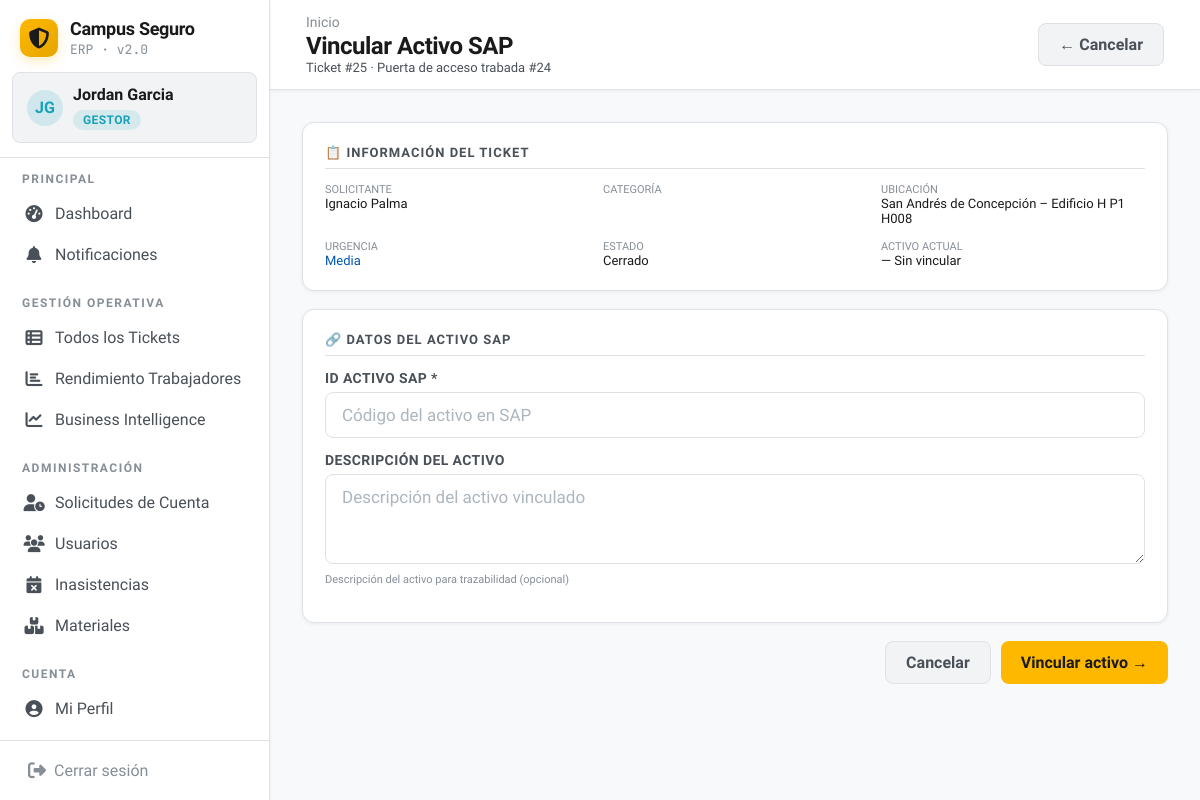
Page /gestor/tickets/25/vincular-activo/ (signed in) on the committed database.
### app/models.py (models this page shows, shortened)
class Usuario(AbstractUser):
    VINCULO_CHOICES = [
        ('alumno', 'Alumno'),
        ('docente', 'Docente'),
        ('administrativo', 'Administrativo'),
        ('funcionario', 'Funcionario'),
    ]
    JORNADA_CHOICES = [
        ('diurna', 'Diurna'),
        ('vespertina', 'Vespertina'),
        ('mixta', 'Mixta'),
    ]
    rol = models.ForeignKey(Rol, on_delete=models.PROTECT, related_name="usuarios", null=True, blank=True)
    rut = models.CharField(max_length=12, unique=True)
    telefono = models.CharField(max_length=15, blank=True, null=True)
    correo_institucional = models.EmailField(unique=True)
    vinculo = models.CharField(max_length=20, choices=VINCULO_CHOICES, blank=True, null=True)
    carrera = models.ForeignKey(
        'Carrera', on_delete=models.SET_NULL, null=True, blank=True,
        related_name='alumnos',
    )
    jornada = models.CharField(max_length=15, choices=JORNADA_CHOICES, blank=True, null=True)
    sede = models.ForeignKey(Sede, on_delete=models.SET_NULL, blank=True, null=True, related_name='estudiantes_funcionarios')
    escuela = models.ForeignKey(Escuela, on_delete=models.SET_NULL, related_name="usuarios", null=True, blank=True)
    departamento = models.ForeignKey(
        Departamento,
        on_delete=models.SET_NULL,
        null=True,
        blank=True,
        related_name="usuarios"
    )
    especialidades = models.ManyToManyField(
        Especialidad,
        through='EspecialidadUsuario',
        blank=True,
        related_name='tecnicos'
    )
    turno = models.CharField(max_length=50, blank=True, null=True)  # mañana / tarde / noche
    estado_cuenta = models.ForeignKey(
        EstadoCatalogo,
        on_delete=models.PROTECT,
        related_name='usuarios',
        limit_choices_to={'entidad': 'cuenta'},
    )
    fecha_registro = models.DateTimeField(auto_now_add=True)
    fecha_aprobacion = models.DateTimeField(null=True, blank=True)
    aprobado_por = models.ForeignKey('self', on_delete=models.SET_NULL, null=True, blank=True, related_name='cuentas_aprobadas')
    activo = models.BooleanField(default=True)
    auth0_sub = models.CharField(
        max_length=120,
        unique=True,
        null=True,
        blank=True,
        verbose_name='Auth0 Subject ID',
        help_text='Identificador único del usuario en Auth0. Se asigna automáticamente al registrar vía Auth0.',
    )
    objects = UsuarioManager()

class Rol(models.Model):
    nombre = models.CharField(max_length=50, verbose_name="Nombre del Rol")
    codigo = models.CharField(max_length=30, unique=True, verbose_name="Código Operacional")  # ej: 'mantencion', 'guardia', 'gestor'
    class Meta:
        verbose_name = "Rol"
        verbose_name_plural = "Roles"

class Ticket(models.Model):
    URGENCIA_CHOICES = [
        ('baja', 'Baja'),
        ('media', 'Media'),
        ('alta', 'Alta'),
        ('critica', 'Crítica'),
    ]
    PAUSA_CHOICES = [
        ('material', 'En Pausa – Aprobación de materiales'),
        ('personal', 'En Pausa – Personal técnico'),
        ('nivel_mayor', 'En Pausa – Peritaje (análisis técnico)'),
        ('externalizacion', 'En Pausa – Requiere externalización'),
    ]
    creado_por = models.ForeignKey(Usuario, on_delete=models.PROTECT, related_name='tickets_creados')
    asignado_a = models.ForeignKey(Usuario, on_delete=models.SET_NULL, null=True, blank=True, related_name='tickets_asignados')
    validado_por = models.ForeignKey(Usuario, on_delete=models.SET_NULL, null=True, blank=True, related_name='tickets_validados')
    gestor_responsable = models.ForeignKey(Usuario, on_delete=models.PROTECT, null=True, blank=True, related_name='tickets_gestionados')
    estado = models.ForeignKey(
        EstadoCatalogo,
        on_delete=models.PROTECT,
        related_name='tickets_estado',
        limit_choices_to={'entidad': 'ticket'},
    )
    sub_estado = models.ForeignKey(
        EstadoCatalogo,
        on_delete=models.SET_NULL,
        null=True, blank=True,
        related_name='tickets_sub_estado',
        limit_choices_to={'entidad': 'ticket_sub'},
    )
    estado_pausa = models.CharField(max_length=120, blank=True, null=True)
    motivo_pausa = models.TextField(blank=True, null=True)
    comentario_reactivacion = models.TextField(blank=True, null=True)
    ubicacion = models.ForeignKey(Ubicacion, on_delete=models.PROTECT, related_name='tickets')
    categoria = models.ForeignKey(CategoriaTicket, on_delete=models.PROTECT, related_name='tickets')
    urgencia = models.CharField(max_length=10, choices=URGENCIA_CHOICES, default='media', db_index=True)
    titulo = models.CharField(max_length=200)
    descripcion = models.TextField()
    afecta_clase = models.BooleanField(default=False)
    riesgo_electrico = models.BooleanField(default=False)
    riesgo_estructural = models.BooleanField(default=False)
    riesgo_accesibilidad = models.BooleanField(default=False)
    foto_evidencia = models.ImageField(upload_to='tickets/evidencia/', null=True, blank=True)
    id_activo_sap = models.CharField(max_length=50, blank=True, null=True)
    inicio_trabajo_at = models.DateTimeField(null=True, blank=True)
    created_at = models.DateTimeField(auto_now_add=True)
    updated_at = models.DateTimeField(auto_now=True)
    cerrado_at = models.DateTimeField(null=True, blank=True)
    cancelado_at = models.DateTimeField(null=True, blank=True)
    deleted_at = models.DateTimeField(null=True, blank=True, db_index=True)
    class Meta:
        ordering = ['-created_at']
    def get_estado_display(self):
        return self.estado.nombre_display if self.estado_id else ''

class Ubicacion(models.Model):
    piso = models.ForeignKey(Piso, on_delete=models.CASCADE, related_name='ubicaciones')
    tipo = models.ForeignKey(TipoUbicacion, on_delete=models.PROTECT, related_name='ubicaciones')
    sala = models.CharField(max_length=50) # Ej: "E001", "Baño P2"
    id_sap = models.CharField(max_length=50, unique=True, blank=True, null=True)
    capacidad = models.PositiveIntegerField(blank=True, null=True)
    class Meta:
        unique_together = ('piso', 'sala')
        ordering = ['piso__edificio__sede', 'piso__edificio', 'piso__numero', 'sala']
        verbose_name = 'Ubicación'
        verbose_name_plural = 'Ubicaciones'
    def __str__(self):
        return f"{self.piso.edificio.sede.nombre} – {self.piso.edificio.nombre} P{self.piso.numero} {self.sala}"

class Piso(models.Model):
    edificio = models.ForeignKey(Edificio, on_delete=models.CASCADE, related_name='pisos')
    numero = models.CharField(max_length=10) # Ej: "1", "2", "Subterráneo"
    class Meta:
        verbose_name = 'Piso'
        verbose_name_plural = 'Pisos'
        unique_together = ('edificio', 'numero')

class Edificio(models.Model):
    sede = models.ForeignKey(Sede, on_delete=models.CASCADE, related_name='edificios')
    nombre = models.CharField(max_length=100) # Ej: "Edificio E", "Edificio H"
    class Meta:
        verbose_name = 'Edificio'
        verbose_name_plural = 'Edificios'
        unique_together = ('sede', 'nombre')

class Sede(models.Model):
    nombre = models.CharField(max_length=100, unique=True)
    direccion = models.CharField(max_length=250, blank=True, null=True)
    class Meta:
        verbose_name = 'Sede'
        verbose_name_plural = 'Sedes'

class EstadoCatalogo(models.Model):
    ENTIDAD_CHOICES = [
        ('ticket', 'Ticket'),
        ('ticket_sub', 'Sub-estado de Ticket'),
        ('cuenta', 'Cuenta de Usuario'),
        ('asignacion', 'Asignación de Ticket'),
        ('inasistencia', 'Inasistencia'),
        ('material_faltante', 'Material Faltante'),
    ]
    entidad = models.CharField(max_length=20, choices=ENTIDAD_CHOICES)
    codigo = models.CharField(max_length=30)
    nombre_display = models.CharField(max_length=100)
    descripcion = models.CharField(max_length=300, blank=True, null=True)
    es_inicial = models.BooleanField(default=False)
    es_final = models.BooleanField(default=False)
    orden = models.PositiveIntegerField(default=0)
    color_hex = models.CharField(max_length=7, blank=True, null=True)
    activo = models.BooleanField(default=True)
    class Meta:
        unique_together = ('entidad', 'codigo')
        ordering = ['entidad', 'orden']
        verbose_name = 'Estado del Catálogo'
        verbose_name_plural = 'Catálogo de Estados'

### app/views.py (the view, shortened to what this page needs)
# urls.py: path('gestor/tickets/<int:pk>/vincular-activo/', views.vincular_activo_ticket, name='vincular_activo'),
@login_required
@rol_requerido('gestor')
def vincular_activo_ticket(request, pk):
    ticket = get_object_or_404(Ticket, pk=pk, deleted_at__isnull=True)
    form = VincularActivoForm(request.POST or None, initial={'id_activo_sap': ticket.id_activo_sap})
    return render(request, 'app/vincular_activo.html', {'form': form, 'ticket': ticket})

### app/templates/app/vincular_activo.html (shortened to what this page needs)
{% extends 'app/base.html' %}
{% block page_title %}Vincular Activo SAP{% endblock %}
{% block page_subtitle %}Ticket #{{ ticket.pk }} · {{ ticket.titulo }}{% endblock %}
{% block topbar_actions %}
<a href="{% url 'app:gestor_tickets' %}" class="btn btn-ghost">← Cancelar</a>
{% endblock %}
{% block content %}
<div class="card" style="margin-bottom: 18px">
  <div class="form-section-title">📋 Información del ticket</div>
  <div
    style="
      display: grid;
      grid-template-columns: 1fr 1fr 1fr;
      gap: 14px;
      font-size: 13px;
    "
  >
    <div>
      <div style="color: var(--text-muted); font-size: 11px">SOLICITANTE</div>
      {{ ticket.creado_por.get_full_name }}
    </div>
    <div>
      <div style="color: var(--text-muted); font-size: 11px">CATEGORÍA</div>
    </div>
    <div>
      <div style="color: var(--text-muted); font-size: 11px">UBICACIÓN</div>
      {{ ticket.ubicacion }}
    </div>
    <div>
      <div style="color: var(--text-muted); font-size: 11px">URGENCIA</div>
      <span class="urgencia-{{ ticket.urgencia }}"
        >{{ ticket.get_urgencia_display }}</span
      >
    </div>
    <div>
      <div style="color: var(--text-muted); font-size: 11px">ESTADO</div>
      {{ ticket.get_estado_display }}
    </div>
    <div>
      <div style="color: var(--text-muted); font-size: 11px">ACTIVO ACTUAL</div>
      {{ ticket.id_activo_sap|default:'— Sin vincular' }}
    </div>
  </div>
</div>
<form method="post">
  <div class="card" style="margin-bottom: 18px">
    <div class="form-section-title">🔗 Datos del activo SAP</div>
    <div style="margin-bottom: 14px">
      <label class="form-label">{{ form.id_activo_sap.label }} *</label>
      {{ form.id_activo_sap }}
    </div>
    <div style="margin-bottom: 14px">
      <label class="form-label">{{ form.descripcion_activo.label }}</label>
      {{ form.descripcion_activo }}
      <div style="font-size: 11px; color: var(--text-muted); margin-top: 4px">
        Descripción del activo para trazabilidad (opcional)
      </div>
    </div>
  </div>
  <div style="display: flex; justify-content: flex-end; gap: 10px">
    <a href="{% url 'app:gestor_tickets' %}" class="btn btn-ghost">Cancelar</a>
    <button type="submit" class="btn btn-primary">Vincular activo →</button>
  </div>
</form>
{% endblock %}

### app/templates/app/base.html (shortened to what this page needs)
<!DOCTYPE html>
<html lang="es">
<head>
<link rel="stylesheet" href="https://cdnjs.cloudflare.com/ajax/libs/font-awesome/6.7.2/css/all.min.css">
</head>
<body>
{% if user.is_authenticated %}
<div class="layout">
  <aside class="sidebar">
    <div class="sb-brand">
      <div class="logo"><i class="fa-solid fa-shield-halved" style="color:#1a1a1a;font-size:21px;"></i></div>
      <div>
        <div class="name">Campus Seguro</div>
        <div class="sub">ERP · v2.0</div>
      </div>
    </div>
    <div class="sb-user-header">
      <div class="avatar role-{{ user.rol.codigo }}">{{ user.first_name|first|upper }}{{ user.last_name|first|upper }}</div>
      <div class="user-info">
        <div class="uname">{{ user.get_full_name|default:user.username }}</div>
        <div class="role-badge role-{{ user.rol.codigo }}">{{ user.rol.nombre|default:"Sin Rol" }}</div>
      </div>
    </div>
    <div class="sb-divider"></div>
    <nav class="sb-nav">
      <div class="nav-section">
        <div class="nav-label">Principal</div>
        <a href="{% url 'app:dashboard' %}" class="nav-item {% if request.resolver_match.url_name == 'dashboard' %}active{% endif %}">
          <span class="icon"><i class="fa-solid fa-gauge-high"></i></span> Dashboard
        </a>
        <a href="{% url 'app:notificaciones' %}" class="nav-item {% if request.resolver_match.url_name == 'notificaciones' %}active{% endif %}">
          <span class="icon"><i class="fa-solid fa-bell"></i></span> Notificaciones
        </a>
      </div>
      {% if user.rol.codigo == 'gestor' or user.is_superuser %}
      <div class="nav-section">
        <div class="nav-label">Gestión Operativa</div>
        <a href="{% url 'app:gestor_tickets' %}" class="nav-item {% if request.resolver_match.url_name == 'gestor_tickets' %}active{% endif %}">
          <span class="icon"><i class="fa-solid fa-table-list"></i></span> Todos los Tickets
        </a>
        <a href="{% url 'app:gestor_operativo' %}" class="nav-item {% if request.resolver_match.url_name == 'gestor_operativo' %}active{% endif %}">
          <span class="icon"><i class="fa-solid fa-chart-bar"></i></span> Rendimiento Trabajadores
        </a>
        <a href="{% url 'app:gestor_bi' %}" class="nav-item {% if request.resolver_match.url_name == 'gestor_bi' %}active{% endif %}">
          <span class="icon"><i class="fa-solid fa-chart-line"></i></span> Business Intelligence
        </a>
      </div>
      <div class="nav-section">
        <div class="nav-label">Administración</div>
        <a href="{% url 'app:gestor_solicitudes_cuenta' %}" class="nav-item {% if request.resolver_match.url_name == 'gestor_solicitudes_cuenta' %}active{% endif %}">
          <span class="icon"><i class="fa-solid fa-user-clock"></i></span> Solicitudes de Cuenta
        </a>
        <a href="{% url 'app:gestor_usuarios' %}" class="nav-item {% if request.resolver_match.url_name == 'gestor_usuarios' %}active{% endif %}">
          <span class="icon"><i class="fa-solid fa-users"></i></span> Usuarios
        </a>
        <a href="{% url 'app:gestor_inasistencias' %}" class="nav-item {% if request.resolver_match.url_name == 'gestor_inasistencias' %}active{% endif %}">
          <span class="icon"><i class="fa-solid fa-calendar-xmark"></i></span> Inasistencias
        </a>
        <a href="{% url 'app:materiales_listado' %}" class="nav-item {% if request.resolver_match.url_name == 'materiales_listado' %}active{% endif %}">
          <span class="icon"><i class="fa-solid fa-boxes-stacked"></i></span> Materiales
        </a>
      </div>
      {% endif %}
      <div class="nav-section">
        <div class="nav-label">Cuenta</div>
        <a href="{% url 'app:mi_perfil' %}" class="nav-item {% if request.resolver_match.url_name == 'mi_perfil' %}active{% endif %}">
          <span class="icon"><i class="fa-solid fa-circle-user"></i></span> Mi Perfil
        </a>
      </div>
    </nav>
    <div class="sb-footer">
      <button onclick="document.getElementById('modal-logout').style.display='flex'" class="sb-logout">
        <i class="fa-solid fa-right-from-bracket" style="font-size:18px;"></i>
        <span>Cerrar sesión</span>
      </button>
    </div>
  </aside>
  <main class="main">
    <header class="global-topbar">
      <div>
        <div class="breadcrumb" style="margin-bottom: 2px;">
          <a href="{% url 'app:dashboard' %}">Inicio</a>
        </div>
        <div class="page-title" style="font-size: 24px; margin: 0;">
          {% block page_title %}Campus Seguro{% endblock %}
        </div>
        <div class="page-subtitle" style="font-size: 13px; margin: 0;">
          {% block page_subtitle %}{% endblock %}
        </div>
      </div>
      <div class="topbar-actions">
        {% block topbar_actions %}{% endblock %}
      </div>
    </header>
    <div class="content-body">
      {% block content %}{% endblock %}
    </div>
  </main>
</div>
{% else %}
  {% block auth_content %}{% endblock %}
{% endif %}
</body>
</html>

### rows in the picture
Usuario: first_name|first "J", last_name|first "G", get_full_name "Jordan Garcia", rol.nombre "GESTOR"
Ticket: pk "25", titulo "Puerta de acceso trabada #24", creado_por.get_full_name "Ignacio Palma", ubicacion "San Andrés de Concepción – Edificio H P1 H008", urgencia "Media", estado "Cerrado", id_activo_sap "— Sin vincular"
